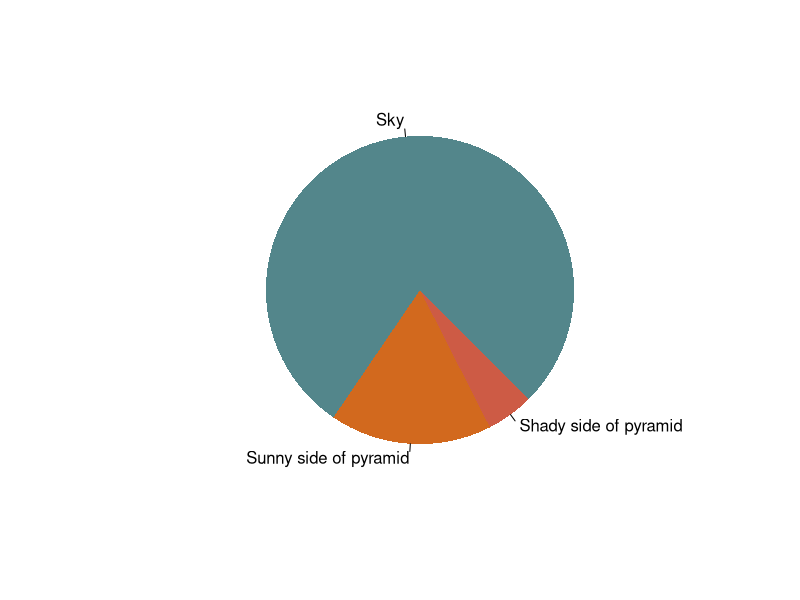
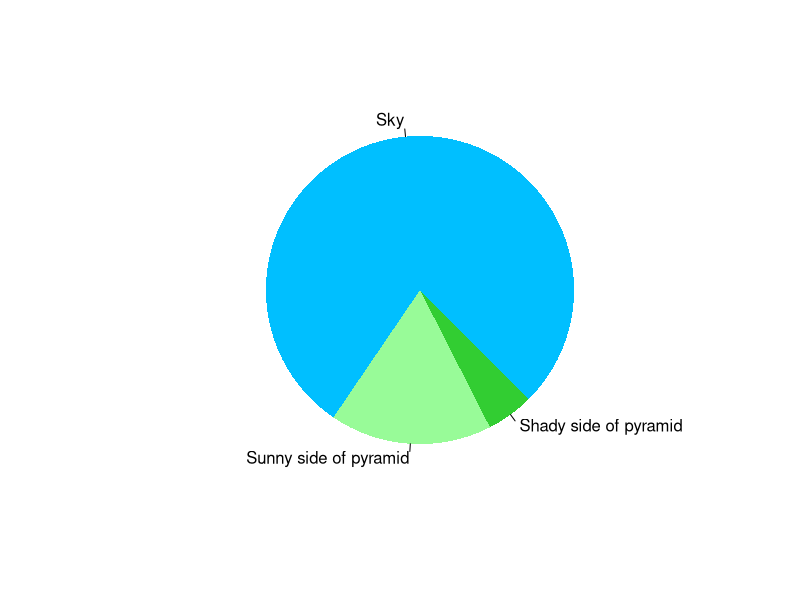

Source code (R) for these figures, in order:
## ---- chunk 1
pie(
  c(Sky = 78, "Sunny side of pyramid" = 17, "Shady side of pyramid" = 5), 
  init.angle = 315, 
  col = c("cadetblue4", "chocolate", "coral3"), 
  border = FALSE
)
## ---- chunk 2
pie(
  c(Sky = 78, "Sunny side of pyramid" = 17, "Shady side of pyramid" = 5), 
  init.angle = 315, 
  col = c("deepskyblue", "palegreen", "limegreen"), 
  border = FALSE
)
